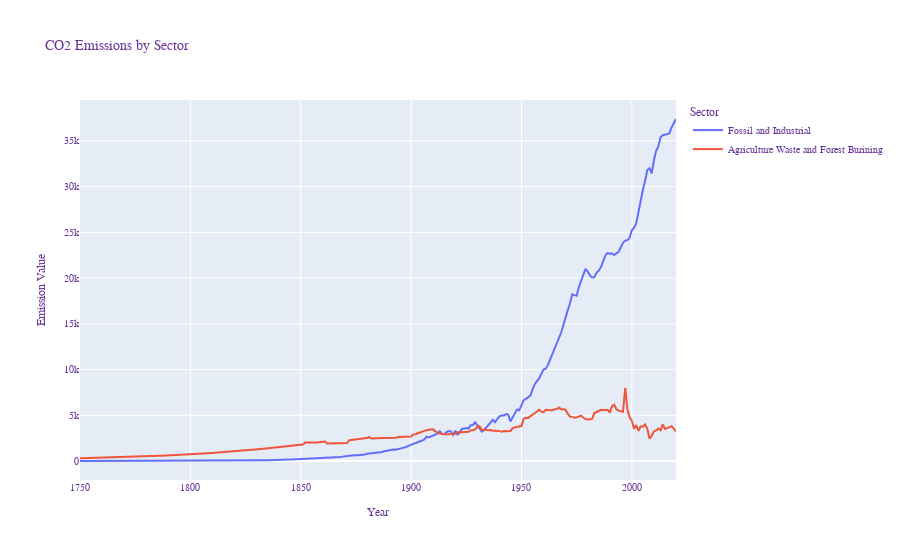

Notebook code cell kept with this figure:
### Code cell
fig = go.Figure()
fig.add_trace(
    go.Scatter(x = df_CO2_fossil_industry["Year"].to_list() ,y = df_CO2_fossil_industry["Fossil and Industrial"].to_list(),name="Fossil and Industrial")
    )
fig.add_trace(
    go.Scatter(x = df_CO2_agriculture_forest["Year"].to_list(),y = df_CO2_agriculture_forest["Agriculture Waste and Forest Burining"].to_list(),name="Agriculture Waste and Forest Burining")
)
fig.update_layout(title="CO2 Emissions by Sector",xaxis_title="Year",yaxis_title="Emission Value",legend_title="Sector",font=dict(family="Courier New, monospace",size=10,color="RebeccaPurple"))

### Figure 1 — Plotly figure (JSON) as saved in the notebook; plotly's stock layout.template omitted (floating-point values rounded to 4 significant figures; data arrays with more than 128 entries replaced by an {"elided": "..."} marker saying what was removed)
{"data": [{"name": "Fossil and Industrial", "type": "scatter", "x": {"elided": "271 int values"}, "y": {"elided": "271 float values"}}, {"name": "Agriculture Waste and Forest Burining", "type": "scatter", "x": {"elided": "271 int values"}, "y": {"elided": "271 float values"}}], "layout": {"font": {"color": "RebeccaPurple", "family": "Courier New, monospace", "size": 10}, "legend": {"title": {"text": "Sector"}}, "title": {"text": "CO2 Emissions by Sector"}, "xaxis": {"title": {"text": "Year"}}, "yaxis": {"title": {"text": "Emission Value"}}}}
